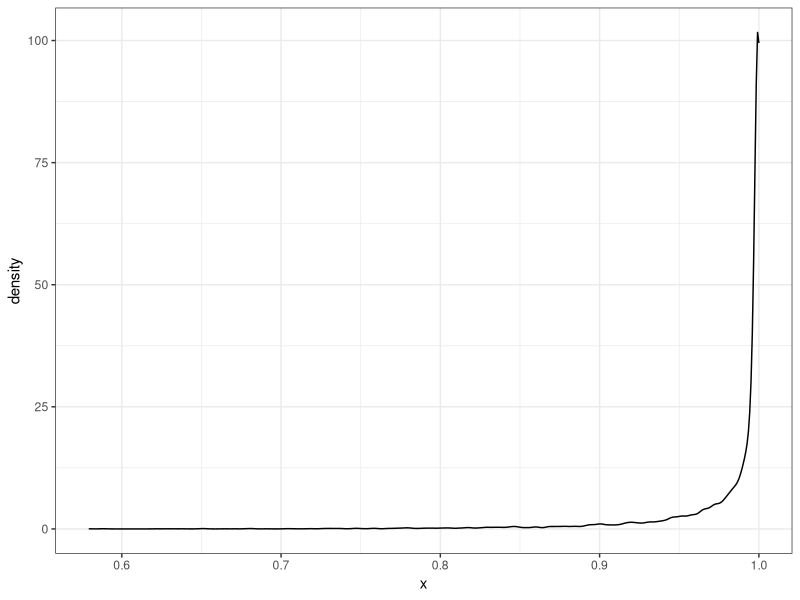

R code for this plot:
## ---- chunk 1
knitr::opts_chunk$set(echo = TRUE, fig.align = "center", fig.height = 4)
## ---- chunk 2
library("tidyverse");theme_set(theme_bw())
## ---- chunk 3
winnings <- 6

if (winnings < 0) {
    "You Lost Money!"
} else {
    "You Didn't Lose Money"
}
## ---- chunk 4
winnings  <- 0

if (winnings < 0) {
    "You Lost Money!"
} else if(winnings == 0) {
    "You Came Out Even"
} else {
    "You Won Money!"
}
## ---- chunk 5

## ---- chunk 6
x <- 5

# note that you can't chain this together to get something like 0 <= x <= 10
0 <= x & x <= 10

# the & is vectorized
c(T, T) & c(T, F)
## ---- chunk 7

## ---- chunk 8
i <- 5
while (i < 10) {
    i <- i + 1
    print(i)
}
## ---- chunk 9

## ---- chunk 10
for (i in c(2,4,6,8)) {
    print(i)
}
## ---- chunk 11

## ---- chunk 12
f <- function(x) x^2

lapply(1:10, f)
sapply(1:10, f)
## ---- chunk 13
ggplot(data.frame(x=rbeta(10000, 10, .2))) + geom_density(aes(x))
## ---- chunk 14

